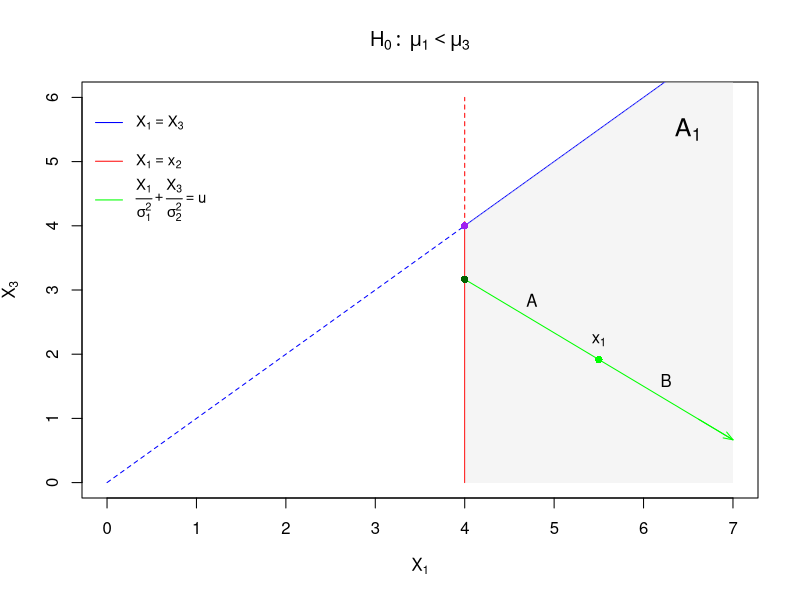

This chart was generated by the following R code:
png(
  file.path(here::here(), "Figures", "line_segments_13.png"), 
  width = 2000, height = 1500, res = 300#1200
)

#### 1. Define parameters
x2 <- 4  # Vertical line at X_1 = x2
S1 <- 6  # Coefficient for X_1
S3 <- 5  # Coefficient for X_3  (formerly 'X_2')
u  <- 1.3  # Constant in X_1/s1 + X_3/s2 = u

#### 2. Intersection of green line with x = x2
#    The green line is: X_1/s1 + X_3/s2 = u
#    Setting X_1 = x2  =>  x2/s1 + X_3/s2 = u  =>  X_3 = s2*(u - x2/s1)
y_intersect_green <- S3 * (u - x2 / S1)
y_intersect_green

#### 3. Set up the plot range
xlim <- c(0, 7)
ylim <- c(0, 6)

plot(
  1, type = "n", xlim = xlim, ylim = ylim,
  xlab = expression(X[1]),
  ylab = expression(X[3]),             # <-- relabeled so the y-axis is now X[3]
  main = expression(H[0]: ~ mu[1] < mu[3])
)

#### 4. Draw the diagonal line X_1 = X_3
#    (Previously X_1 = X_2; we now label it X_1 = X_3.)
#    We show it dashed up to x2, then solid after.
segments(0, 0, x2, x2, col = "blue", lty = 2)  # Dashed portion
segments(x2, x2, xlim[2], xlim[2], col = "blue", lty = 1)  # Solid portion

#### 5. Draw the vertical line at X_1 = x2
#    Solid below the diagonal, dashed above.
segments(x2, 0, x2, x2, col = "red", lty = 1)  # Solid portion
segments(x2, x2, x2, ylim[2], col = "red", lty = 2)  # Dashed portion

#### 6. Shade the area between the red and blue lines (optional)
#    For example, shading the region to the right of x2 and above X_1 = X_3
x_shade <- seq(x2, xlim[2], length.out = 100)
y_shade <- pmax(x_shade, x2)  # Just an example fill
polygon(
  c(x_shade, rev(x_shade)),
  c(rep(0, length(x_shade)), rev(y_shade)),
  col = rgb(0.9, 0.9, 0.9, 0.4),
  border = NA
)

#### 7. Draw the sloped (green) line: X_1/s1 + X_3/s2 = u
#    We start at x = x2 (where it intersects the vertical line)
#    and go to x = xlim[2].
curve(
  S3 * (u - x / S1),    # y = s2*(u - (x/s1))
  from = x2,
  to   = xlim[2],
  add  = TRUE,
  col  = "green", lty = 1
)

# Endpoint at x = xlim[2], for drawing an arrow
arrow_x_end <- xlim[2]
arrow_y_end <- S3 * (u - arrow_x_end / S1)

# Slope of the green line
slope <- -S3 / S1

# Direction vector (dx, dy) = (1, slope), scale for arrow length
dir_x <- 1
dir_y <- slope
mag <- sqrt(dir_x^2 + dir_y^2)
arrow_length <- 0.5
scale <- arrow_length / mag

# Draw the arrowhead
arrows(
  x0 = arrow_x_end - scale * dir_x,
  y0 = arrow_y_end - scale * dir_y,
  x1 = arrow_x_end,
  y1 = arrow_y_end,
  length = 0.1,
  angle  = 20,
  col    = "green"
)

#### 8. Add a point for x1 on the green line
x1 <- 5.5
y1 <- S3 * (u - x1 / S1)
points(x1, y1, col = "green", pch = 16)
# text(x1, 0, expression(X[1]), pos = 1, col = "green") # Doesn't do anything

#### 9. Label a couple of points (A, B) on the green line
x_A <- (x2+x1)/2
y_A <- S3 * (u - x_A / S1)
text(x_A, y_A + 0.3, "A", col = "black")

x_B <- (x1+xlim[2])/2
y_B <- S3 * (u - x_B / S1)
text(x_B, y_B + 0.3, "B", col = "black")

#### 10. Example of subscript notation and label near x=5
text(6.5, 5.5, expression(A[1]), col = "black", cex=1.5)
text(x1, y1 + 0.3, expression(x[1]), col = "black")

#### 11. Highlight key intersection points
#     Intersection of the vertical line x2 with the diagonal X_1 = X_3
points(x2, x2, col = "purple", pch = 16)

#     Intersection of the green line with x2
points(x2, y_intersect_green, col = "darkgreen", pch = 16)

#### 12. Legend (updated to reflect X[3] instead of X[2])
legend(
  "topleft",
  legend = c(
    expression(X[1] == X[3]),
    expression(X[1] == x[2]),
    bquote(frac(X[1], sigma[1]^2) + frac(X[3], sigma[2]^2) == u)#.(u)
  ),
  col = c("blue", "red", "green"),
  lty = c(1, 1, 1),
  bty = "n",
  cex = 0.9,
  y.intersp = 0.8
)

dev.off()